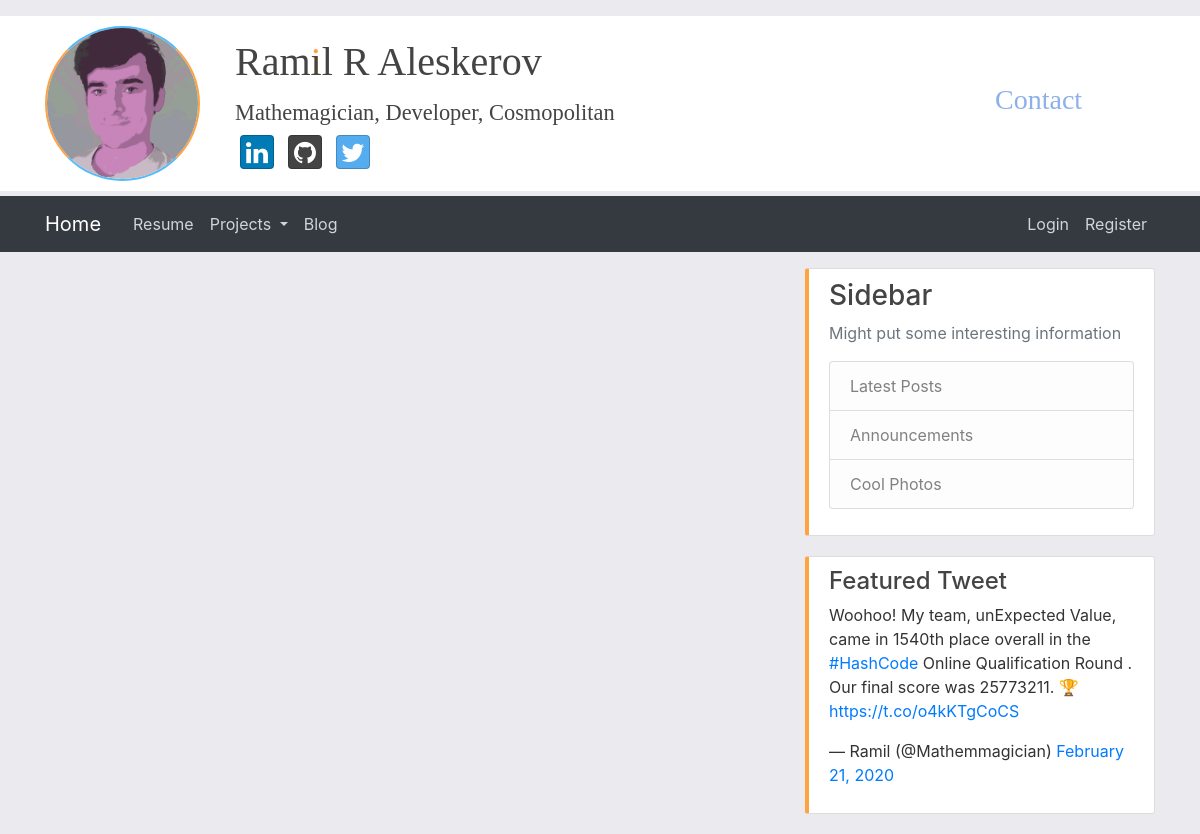
Before: /blog with the older database file.
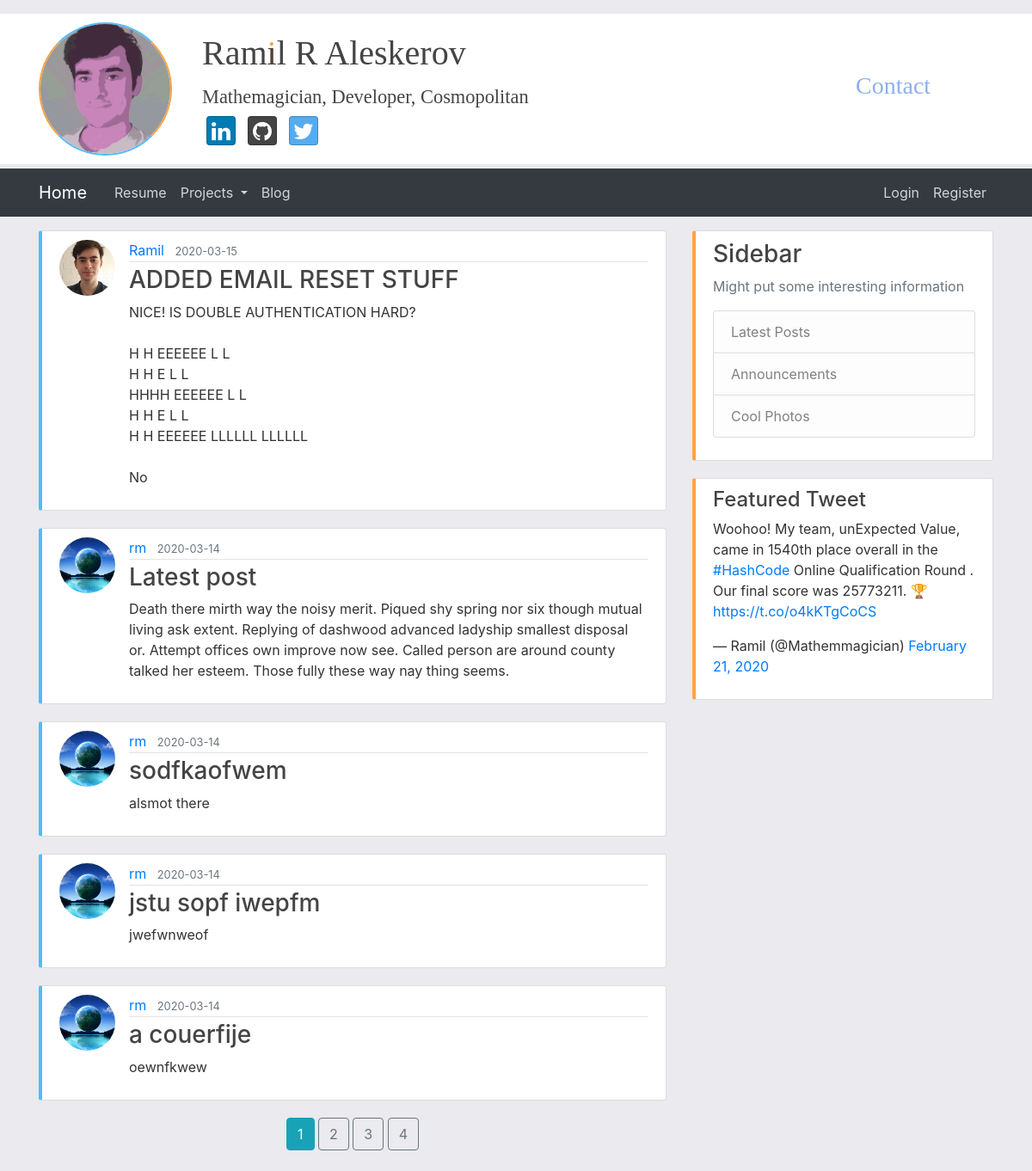
After: the same page with the newer database file.
### flaskblog/models.py (models this page shows, shortened)
class Post(db.Model):
    id = db.Column(db.Integer, primary_key=True)
    title = db.Column(db.String(100), nullable=False)
    date_posted = db.Column(db.DateTime, nullable=False, default=datetime.utcnow)
    content = db.Column(db.Text, nullable=False)
    user_id = db.Column(db.Integer, db.ForeignKey('user.id'), nullable=False)

class User(db.Model, UserMixin):
    id = db.Column(db.Integer, primary_key=True)
    username = db.Column(db.String(20), unique=True, nullable=False)
    email = db.Column(db.String(120), unique=True, nullable=False)
    image_file = db.Column(db.String(20), nullable=False, default='default.jpg')
    password = db.Column(db.String(60), nullable=False)
    posts = db.relationship('Post', backref='author', lazy=True)

### flaskblog/main/routes.py (the view)
@main.route("/blog")
def blog():
    page = request.args.get('page', 1, type=int)
    posts = Post.query.order_by(Post.date_posted.desc()).paginate(page=page, per_page=5)
    return render_template('blog.html', posts=posts, sidebar=True)

### flaskblog/templates/blog.html
{% extends "layout.html" %}
{% block content %}
    {% for post in posts.items %}
        <article class="media content-section">
          <img class="rounded-circle article-img" src="{{ url_for('static', filename='profile_pics/' + post.author.image_file) }}">
          <div class="media-body">
            <div class="article-metadata">
              <a class="mr-2" href="{{ url_for('users.user_posts', username=post.author.username) }}">{{ post.author.username }}</a>
              <small class="text-muted">{{ post.date_posted.strftime('%Y-%m-%d') }}</small>
            </div>
            <h3><a class="article-title" href="{{ url_for('posts.post', post_id=post.id) }}">{{ post.title }}</a></h3>
            <p class="article-content">{{ post.content }}</p>
          </div>
        </article>
    {% endfor %}
    <div class="text-center">
    {% for page_num in posts.iter_pages(left_edge=2, right_edge=2, left_current=1, right_current=2) %}
      {% if page_num %}
        {% if posts.page == page_num %}
          <a class="btn btn-info mb-4" href="{{ url_for('main.blog', page=page_num) }}"> {{ page_num }} </a>
        {% else %}
          <a class="btn btn-outline-secondary mb-4" href="{{ url_for('main.blog', page=page_num) }}"> {{ page_num }} </a>
        {% endif %}
      {% else %}
        ...
      {% endif %}
    {% endfor %}
    </div>
{% endblock content %}

### flaskblog/templates/layout.html (shortened to what this page needs)
<!DOCTYPE html>
<html>
<head>
    <link rel="stylesheet" href="https://maxcdn.bootstrapcdn.com/bootstrap/4.0.0/css/bootstrap.min.css">
    <link rel="stylesheet" type="text/css" href="{{ url_for('static', filename='main.css') }}">
    <link rel="stylesheet" href="{{ url_for('static', filename='assets/css/font-awesome.css') }}" >
    <link rel="stylesheet" href="{{ url_for('static', filename='bootstrap-social.css') }}">
</head>
<body>
  <div class="container-fluid px-0">
    <header class="site-header">
      <div class="container">
        <div class="row justify-content-between align-items-center">
          <div class="col-xs-12 col-md-3 col-xl-2 text-center text-md-left">
            <img class="rounded-circle header-img" src="{{ url_for('static', filename='images/ramil_logo.jpg') }}">
          </div>
          <div class="col-xs-12 col-md-7 col-xl-8 text-center text-md-left">
            <h1>Ram<span class="i">i</span>l R Aleskerov </h1>
            <h3><small>Mathemagician, Developer, Cosmopolitan</small></h3>
            <a href="https://www.linkedin.com/in/ramilaleskerov/" class="btn btn-social-icon btn-linkedin">
              <span class="fa fa-linkedin"></span>
            </a>
            <a href="https://github.com/Mathemmagician" class="btn btn-social-icon btn-github">
              <span class="fa fa-github"></span>
            </a>
            <a href="https://twitter.com/Mathemmagician" class="btn btn-social-icon btn-twitter">
              <span class="fa fa-twitter"></span>
            </a>
          </div>
          <div class="col-xs-12 col-md-2 col-xl-2 text-center text-md-left">
            <h3><a class="header-contact" href="{{ url_for('main.contact') }}">Contact</a> </h3>
          </div>
        </div>
      </div>
    </header>
    <div class="site-navbar">
      <nav class="navbar navbar-expand-md navbar-dark bg-dark sticky-top">
        <div class="container">
          <a class="navbar-brand mr-4" href="{{ url_for('main.home') }}">Home</a>
          <div class="collapse navbar-collapse" id="navbarToggle">
            <div class="navbar-nav mr-auto">
              <li class="nav-item">
                <a class="nav-item nav-link" href="{{ url_for('main.about') }}">Resume</a>
              </li>
              <li class="nav-item dropdown">
                <a class="nav-link dropdown-toggle" href="#" id="navbarDropdown" role="button" data-toggle="dropdown" aria-haspopup="true" aria-expanded="false">
                  Projects
                </a>
              </li>
              <li class="nav-item">
                <a class="nav-item nav-link" href="{{ url_for('main.blog') }}">Blog</a>
              </li>
            </div>
            <div class="navbar-nav">
              {% if current_user.is_authenticated %}
                <a class="nav-item nav-link" href="{{ url_for('posts.new_post') }}">New Post</a>
                <a class="nav-item nav-link" href="{{ url_for('users.account') }}">Account</a>
                <a class="nav-item nav-link" href="{{ url_for('users.logout') }}">Logout</a>
              {% else %}
                <a class="nav-item nav-link" href="{{ url_for('users.login') }}">Login</a>
                <a class="nav-item nav-link" href="{{ url_for('users.register') }}">Register</a>
              {% endif %}
            </div>
          </div>
        </div>
      </nav>
    </div>
  </div>
  <main role="main" class="container pt-3">
    <div class="row">
      {% if sidebar %}
        <div class="col-md-8 site-main">
      {% else %}
        <div class="col-md-12 site-main">
      {% endif %}
        {% block content %}{% endblock %}
      </div>
      {% if sidebar %}
        <div class="col-md-4 site-sidebar">
          <div class="content-section">
            <h3>Sidebar</h3>
            <p class='text-muted'>Might put some interesting information
              <ul class="list-group">
                <li class="list-group-item list-group-item-light">Latest Posts</li>
                <li class="list-group-item list-group-item-light">Announcements</li>
                <li class="list-group-item list-group-item-light">Cool Photos</li>
              </ul>
            </p>
          </div>
          <div class="content-section">
            <h4> Featured Tweet </h4>
            <blockquote class="twitter-tweet" data-dnt="true">
              <p lang="en" dir="ltr">Woohoo! My team, unExpected Value, came in
                1540th place overall in the <a href="https://twitter.com/hashtag/HashCode?src=hash&amp;ref_src=twsrc%5Etfw">#HashCode</a>
                Online Qualification Round . Our final score was 25773211. 🏆 <a href="https://t.co/o4kKTgCoCS">https://t.co/o4kKTgCoCS</a></p>&mdash; Ramil (@Mathemmagician) <a href="https://twitter.com/Mathemmagician/status/1230887513306300416?ref_src=twsrc%5Etfw">February 21, 2020</a></blockquote> <script async src="https://platform.twitter.com/widgets.js" charset="utf-8"></script>
          </div>
        </div>
      {% endif %}
    </div>
  </main>
</body>
</html>

### flaskblog/static/main.css (style rules this page uses)
body { background: #eaeaef; color: #333333; margin-top: 1rem; }
h1, h2, h3, h4, h5, h6 { color: #444444; }
p { overflow-wrap:break-word; }
.site-header { background-color: white; padding: 10px; margin-top: 5px; margin-bottom: 5px; font-family: "Perpetua"; }
a.header-contact { color: #8db0eb; }
.header-img { height: 155px; width: 155px; border: 2px solid; border-color: #50bcfa #ffa340; }
.site-navbar .navbar-nav .nav-link { color: #ced5db; }
.content-section { background: #ffffff; padding: 10px 20px; border: 1px solid #dddddd; border-radius: 3px; margin-bottom: 20px; }
.site-main .content-section { border-left-color: #50bcfa; border-left-width: 4px; }
.site-sidebar .content-section { border-left-color: #ffa340; border-left-width: 4px; }
.article-title { color: #444444; }
.article-content { white-space: pre-line; word-wrap: break-word; }
.article-img { height: 65px; width: 65px; margin-right: 16px; }
.article-metadata { padding-bottom: 1px; margin-bottom: 4px; border-bottom: 1px solid #e3e3e3 }
.fa { color: white; }
.btn-social-icon { margin-left: 5px; margin-right: 5px; }
.i { color: #ffa340; position: relative; }
.i:before { content: "ı"; color: #444444; position: absolute; }
:root { --jumbotron-padding-y: 3rem; }

Changed rows visible on the page:
added Post: image_file (picture), author.username "Ramil", date_posted "2020-03-15", title "ADDED EMAIL RESET STUFF", content "NICE! IS DOUBLE AUTHENTICATION HARD? H H EEEEEE L L H H E L L HHHH EEEEEE L L H H E L L H H EEEEEE LLLLLL LLLLLL No"
added Post: image_file (picture), author.username "rm", date_posted "2020-03-14", title "Latest post", content "Death there mirth way the noisy merit. Piqued shy spring nor six though mutual living ask extent. Replying of dashwood advanced ladyship smallest disposal or. Attempt offices own improve now see. Called person are around county talked her esteem. Those fully these way nay thing seems."
added Post: image_file (picture), author.username "rm", date_posted "2020-03-14", title "sodfkaofwem", content "alsmot there"
added Post: image_file (picture), author.username "rm", date_posted "2020-03-14", title "jstu sopf iwepfm", content "jwefwnweof"
added Post: image_file (picture), author.username "rm", date_posted "2020-03-14", title "a couerfije", content "oewnfkwew"
Other visible differences:
new list line: "1"
new list line: "2"
new list line: "3"
new list line: "4"
